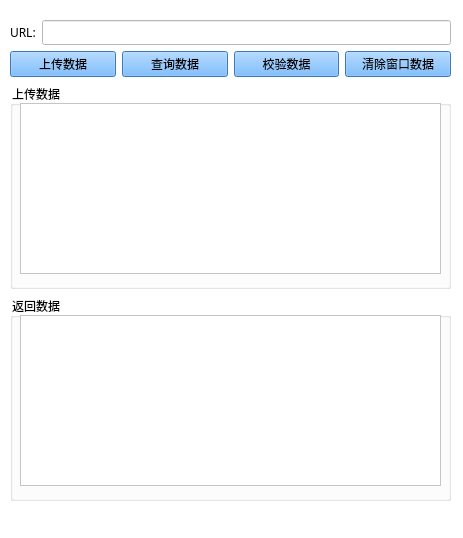
<?xml version="1.0" encoding="UTF-8"?>
<ui version="4.0">
 <class>UploadTestForm</class>
 <widget class="QWidget" name="UploadTestForm">
  <property name="geometry">
   <rect>
    <x>0</x>
    <y>0</y>
    <width>463</width>
    <height>538</height>
   </rect>
  </property>
  <property name="font">
   <font>
    <family>微软雅黑</family>
   </font>
  </property>
  <property name="windowTitle">
   <string>上传测试窗口</string>
  </property>
  <property name="styleSheet">
   <string notr="true">background-color: rgb(255, 255, 255);</string>
  </property>
  <widget class="QWidget" name="verticalLayoutWidget">
   <property name="geometry">
    <rect>
     <x>10</x>
     <y>20</y>
     <width>441</width>
     <height>481</height>
    </rect>
   </property>
   <property name="font">
    <font>
     <family>华文中宋</family>
    </font>
   </property>
   <layout class="QVBoxLayout" name="verticalLayout">
    <item>
     <layout class="QVBoxLayout" name="verticalLayout_2">
      <item>
       <layout class="QHBoxLayout" name="horizontalLayout">
        <item>
         <widget class="QLabel" name="lbUrl">
          <property name="font">
           <font>
            <family>华文中宋</family>
           </font>
          </property>
          <property name="text">
           <string>URL:</string>
          </property>
         </widget>
        </item>
        <item>
         <widget class="QLineEdit" name="leUploadUrl">
          <property name="font">
           <font>
            <family>华文中宋</family>
           </font>
          </property>
         </widget>
        </item>
       </layout>
      </item>
      <item>
       <layout class="QHBoxLayout" name="horizontalLayout_2">
        <item>
         <widget class="QPushButton" name="pbtUpload">
          <property name="font">
           <font>
            <family>华文中宋</family>
           </font>
          </property>
          <property name="styleSheet">
           <string notr="true">background-color: rgb(85, 170, 255);</string>
          </property>
          <property name="text">
           <string>上传数据</string>
          </property>
         </widget>
        </item>
        <item>
         <widget class="QPushButton" name="pbtGetData">
          <property name="font">
           <font>
            <family>华文中宋</family>
           </font>
          </property>
          <property name="styleSheet">
           <string notr="true">background-color: rgb(85, 170, 255);</string>
          </property>
          <property name="text">
           <string>查询数据</string>
          </property>
         </widget>
        </item>
        <item>
         <widget class="QPushButton" name="pbtCheckData">
          <property name="font">
           <font>
            <family>华文中宋</family>
           </font>
          </property>
          <property name="styleSheet">
           <string notr="true">background-color: rgb(85, 170, 255);</string>
          </property>
          <property name="text">
           <string>校验数据</string>
          </property>
         </widget>
        </item>
        <item>
         <widget class="QPushButton" name="pbtClearWindow">
          <property name="font">
           <font>
            <family>华文中宋</family>
           </font>
          </property>
          <property name="styleSheet">
           <string notr="true">background-color: rgb(85, 170, 255);</string>
          </property>
          <property name="text">
           <string>清除窗口数据</string>
          </property>
         </widget>
        </item>
       </layout>
      </item>
     </layout>
    </item>
    <item>
     <widget class="QGroupBox" name="groupBox">
      <property name="font">
       <font>
        <family>华文中宋</family>
       </font>
      </property>
      <property name="title">
       <string>上传数据</string>
      </property>
      <widget class="QTextEdit" name="tePostData">
       <property name="geometry">
        <rect>
         <x>10</x>
         <y>20</y>
         <width>421</width>
         <height>171</height>
        </rect>
       </property>
       <property name="font">
        <font>
         <family>华文中宋</family>
        </font>
       </property>
      </widget>
     </widget>
    </item>
    <item>
     <widget class="QGroupBox" name="groupBox_2">
      <property name="font">
       <font>
        <family>华文中宋</family>
       </font>
      </property>
      <property name="title">
       <string>返回数据</string>
      </property>
      <widget class="QTextBrowser" name="tbGetData">
       <property name="geometry">
        <rect>
         <x>10</x>
         <y>20</y>
         <width>421</width>
         <height>171</height>
        </rect>
       </property>
       <property name="font">
        <font>
         <family>华文中宋</family>
        </font>
       </property>
      </widget>
     </widget>
    </item>
   </layout>
  </widget>
 </widget>
 <resources/>
 <connections/>
</ui>
